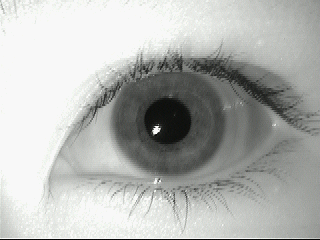
#> input picture Datasets/MMU-Iris-Database/1/left/aeval2.bmp, 320 x 240 px, given as the content of the folder :/College/BE project/Dataset/Iris final dataset - Copy/001/2, which was not available
$ jupyter execute --allow-errors 'Iris final.ipynb'
#> lines starting #> are read from the running program, lines starting #| are printed output that depends on the picture; after the words box and inside, x2 and y2 are one past the last pixel; in counts of white or black regions, pixels touching at a corner belong together; pictures that were not available may be replaced by others from this repository, and a replacement may not be noted
[cell 1]
# coding: utf-8

import cv2
import numpy as np
import glob
import math
from scipy.spatial import distance
from sklearn.discriminant_analysis import LinearDiscriminantAnalysis as LDA
import matplotlib.pyplot as plt
import pandas as pd
from sklearn import metrics

def IrisLocalization(images):
    #convert image to a color image
    target = [cv2.cvtColor(img, cv2.COLOR_BGR2GRAY) for img in images]
    boundary=[] #initialize empty list that will eventually contain all the images with boundaries
    centers=[] #initialize empty list that will contain the centers of the boundary circles
    for img in target:

        draw_img=img

        # remove noise by blurring the image
        blur = cv2.bilateralFilter(img, 9,75,75)
        img=blur

        #estimate the center of pupil
        horizontalProjection = np.mean(img,0);
        verticalProjection = np.mean(img,1);
        center_x=horizontalProjection.argmin()
        center_y=verticalProjection.argmin()

        #recalculate of pupil by concentrating on a 120X120 area
        centrecrop_x = img[center_x-60:center_x+60]
        centrecrop_y = img[center_y-60:center_y+60]
        horizontalProjection = np.mean(centrecrop_y,0);
        verticalProjection = np.mean(centrecrop_x,0);
        crop_center_x=horizontalProjection.argmin()
        crop_center_y=verticalProjection.argmin()

        cimg=img.copy()
        cv2.circle(cimg,(crop_center_x,crop_center_y),1,(255,0,0),2)

        #apply Canny edge detector on the masked image
        maskimage = cv2.inRange(img, 0, 70)
        output = cv2.bitwise_and(img, maskimage)
        edged = cv2.Canny(output, 100, 220)

        # Apply Hough transform to find potential boundaries of pupil
        circles = cv2.HoughCircles(edged, cv2.HOUGH_GRADIENT, 10, 100)

        #define the center of the pupil
        a = (crop_center_x,crop_center_y)

        out = img.copy()
        min_dst=math.inf
        for i in circles[0]:
            #find the circle whose center is closest to the approx center found above
            b=(i[0],i[1])
            dst = distance.euclidean(a, b)
            if dst<min_dst:
                min_dst=dst
                k=i

        #draw the inner boundary
        cv2.circle(draw_img,  (int(k[0]), int(k[1])), int(k[2]), (255, 0, 0), 3)

        pupil=circles[0][0]
        radius_pupil = int(k[2])

        #draw the outer boundary, which is approximately found to be at a distance 53 from the inner boundary
        cv2.circle(draw_img,  (int(k[0]), int(k[1])), int(radius_pupil+53), (255, 0, 0), 3)
        boundary.append(draw_img)
        centers.append([k[0],k[1],k[2]])
    return boundary,centers

[cell 2]
# coding: utf-8
import cv2
import numpy as np
import glob
import math
from scipy.spatial import distance
from sklearn.discriminant_analysis import LinearDiscriminantAnalysis as LDA
import matplotlib.pyplot as plt
import pandas as pd
from sklearn import metrics

def IrisNormalization(boundary,centers):
    target = [img for img in boundary]
    normalized=[]
    cent=0
    for img in target:
        #load pupil centers and radius of inner circles
        center_x = centers[cent][0]
        center_y = centers[cent][1]
        radius_pupil=int(centers[cent][2])

        iris_radius = 53 # width of space between inner and outer boundary

        #define equally spaced interval to iterate over
        nsamples = 360
        samples = np.linspace(0,2*np.pi, nsamples)[:-1]
        polar = np.zeros((iris_radius, nsamples))
        for r in range(iris_radius):
            for theta in samples:
                #get x and y for values on inner boundary
                x = (r+radius_pupil)*np.cos(theta)+center_x
                y = (r+radius_pupil)*np.sin(theta)+center_y
                x=int(x)
                y=int(y)
                try:
                #convert coordinates
                    polar[r][int((theta*nsamples)/(2*np.pi))] = img[y][x]
                except IndexError: #ignores values which lie out of bounds
                    pass
                continue
        res = cv2.resize(polar,(512,64))
        normalized.append(res)
        cent+=1
    return normalized #returns a list of 64x512 normalized images

[cell 3]
# coding: utf-8

import cv2
import numpy as np
import glob
import math
from scipy.spatial import distance
from sklearn.discriminant_analysis import LinearDiscriminantAnalysis as LDA
import matplotlib.pyplot as plt
import pandas as pd
from sklearn import metrics

#Equalizes the histogram of the image
def ImageEnhancement(normalized):
    enhanced=[]
    for res in normalized:
        res = res.astype(np.uint8)
        im=cv2.equalizeHist(res)
        enhanced.append(im)
    return enhanced

[cell 4]
import cv2
import numpy as np
import glob
import math
import scipy
from scipy.spatial import distance
from scipy import signal
from sklearn.discriminant_analysis import LinearDiscriminantAnalysis as LDA
import matplotlib.pyplot as plt
import pandas as pd
from sklearn import metrics


#modulating function as defined in paper
def m(x ,y, f):
    val = np.cos(2*np.pi*f*math.sqrt(x **2 + y**2))
    return val
#spatial filter as defined in paper
def gabor(x, y, dx, dy, f):
    gb = (1/(2*math.pi*dx*dy))*np.exp(-0.5*(x**2 / dx**2 + y**2 / dy**2)) * m(x, y, f)
    return gb

#function to calculate spatial filter over 8x8 blocks
def spatial(f,dx,dy):
    sfilter=np.zeros((8,8))
    for i in range(8):
        for j in range(8):
            sfilter[i,j]=gabor((-4+j),(-4+i),dx,dy,f)
    return sfilter

def get_vec(convolvedtrain1,convolvedtrain2):
    feature_vec=[]
    for i in range(6):
            for j in range(64):
                #Run 8 by 8 filtered block iteratively over the entire image
                start_height = i*8
                end_height = start_height+8
                start_wid = j*8
                end_wid = start_wid+8
                grid1 = convolvedtrain1[start_height:end_height, start_wid:end_wid]
                grid2 = convolvedtrain2[start_height:end_height, start_wid:end_wid]

                # Channel 1
                absolute = np.absolute(grid1)
                # mean
                mean = np.mean(absolute)
                feature_vec.append(mean)
                #deviation
                std = np.mean(np.absolute(absolute-mean))
                feature_vec.append(std)

                # Channel 2
                absolute = np.absolute(grid2)
                # mean
                mean = np.mean(absolute)
                feature_vec.append(mean)
                #deviation
                std = np.mean(np.absolute(absolute-mean))
                feature_vec.append(std)

    return feature_vec

def FeatureExtraction(enhanced):
    con1=[]
    con2=[]
    #get spatial filters
    filter1=spatial(0.67,3,1.5)
    filter2=spatial(0.67,4,1.5)

    feature_vector=[]

    for i in range(len(enhanced)):
        img=enhanced[i]
        #define a 48x512 region over which the filters are applied
        img_roi=img[:48,:]

        filtered1=scipy.signal.convolve2d(img_roi,filter1,mode='same')
        filtered2=scipy.signal.convolve2d(img_roi,filter2,mode='same')

        con1.append(filtered1)
        con2.append(filtered2)
        fv=get_vec(filtered1,filtered2)
        feature_vector.append(fv)
    return feature_vector #each feature vector has a dimension of 1536

[cell 5]
from math import *
from decimal import Decimal
from scipy.spatial import distance

def nth_root(value, n_root):

    root_value = 1/float(n_root)
    return round (Decimal(value) ** Decimal(root_value),3)
def square_rooted(x):

    return round(sqrt(sum([a*a for a in x])),3)

def IrisMatching(feature_vector_train,feature_vector_test):
    eu_dist=[]
    mh_dist=[]
    mk_dist=[]
    cos_dist=[]
    can_dist=[]
    for test in feature_vector_test:
        y=test
        for train in feature_vector_train:
            x=train
            #print(len(x))
            eu_dist.append(sqrt(sum(pow(a-b,2) for a, b in zip(x, y))))
            mh_dist.append(sum(abs(a-b) for a,b in zip(x,y)))
            mk_dist.append(nth_root(sum(pow(abs(a-b),3) for a,b in zip(x, y)),3))
            numerator = sum(a*b for a,b in zip(x,y))
            denominator = square_rooted(x)*square_rooted(y)
            cos_dist.append(round(numerator/float(denominator),3))
            can_dist.append(distance.canberra(x,y))
    return eu_dist,mh_dist,mk_dist,cos_dist,can_dist

[cell 6]
def PerformanceEvaluation(means,threshold):
    print(t)
    arr=[]
    for i in range(9):
        l=[]
        for j in range(9):
            if means[i][j] >= t:
                l.append(1)
            else:
                l.append(0)
        arr.append(l)
    print(arr)

    c,crr_cosine,wrong_rej=0,0,0
    for a in arr:
        c+=a.count(1)
    #print("c= ",c)
    crr_cosine=9/c

    fmr=(c-9)/c

    for i in range(9):
        for j in range(9):
            if i==j and arr[i][j]==0:
                wrong_rej+=1

    fnmr=wrong_rej/(81-c)

    #print(arr)
    return crr_cosine*100,fmr,fnmr

[cell 7]
# coding: utf-8

import cv2
import numpy as np
import glob
import math
import scipy
from scipy.spatial import distance
from statistics import mean
from scipy import signal
from sklearn.discriminant_analysis import LinearDiscriminantAnalysis as LDA
import matplotlib.pyplot as plt
import pandas as pd
from sklearn import metrics
import warnings
warnings.filterwarnings("ignore")

'''TRAINING
#reading the training images from the CASIA dataset
#find cust id fir pass ./custid/1/*.bmp
images_train = [cv2.imread(file) for file in sorted(glob.glob('D:/College/BE project/Dataset/Iris final dataset/007/1/*.bmp'))]

#running Localization, Normalization,Enhancement and Feature Extraction on all the training images
boundary_train,centers_train=IrisLocalization(images_train)
normalized_train=IrisNormalization(boundary_train,centers_train)
enhanced_train=ImageEnhancement(normalized_train)
feature_vector_train=FeatureExtraction(enhanced_train)
print("Training data processed.")


#TESTING
#reading the testing images from the CASIA dataset
#take path from user(atm se)  ./custid/2custid_2_2.bmp
images_test = [cv2.imread(file) for file in sorted(glob.glob('D:/College/BE project/Dataset/Iris final dataset/001/2/001_2_3.bmp'))]
#running Localization, Normalization,Enhancement and Feature Extraction on all the testing images
boundary_test,centers_test=IrisLocalization(images_test)
normalized_test=IrisNormalization(boundary_test,centers_test)
enhanced_test=ImageEnhancement(normalized_test)
feature_vector_test=FeatureExtraction(enhanced_test)
print("Testing data processed.")

eu_dist,mh_dist,mk_dist,cos_dist,can_dist=IrisMatching(feature_vector_train,feature_vector_test)
print(cos_dist)
print("mean - ",mean(cos_dist))
if mean(cos_dist) >= 0.965:
    print("Fingerprint matched")
else:
    print("Fingerprint does't match")


if mean(cos_dist) >= 0.968:
            l.append("1 ")
        else:
            l.append("0 ")
'''
means=[]
#> (the rest of this cell did not finish here and is left out)

        normalized_train=IrisNormalization(boundary_train,centers_train)
        enhanced_train=ImageEnhancement(normalized_train)
        feature_vector_train=FeatureExtraction(enhanced_train)
#> `images_test = [cv2.imread(file) for file in sorted(glob.glob(path+no1+..`: images_test = 1 item
        #print("Training data processed.")

        images_test = [cv2.imread(file) for file in sorted(glob.glob(path+no1+p2))]
        #running Localization, Normalization,Enhancement and Feature Extraction on all the testing images
        boundary_test,centers_test=IrisLocalization(images_test)
#> the loop in IrisLocalization (call 2), `for img in target: ` made 1 pass
#> (center_x, center_y, crop_center_x, crop_center_y, pupil, radius_pupil) on pass 1: (174, 239, 319, 174, [215, 165, 90], 90)
#> pass 1, in IrisLocalization (call 2), `blur = cv2.bilateralFilter(img, 9,75,75)`:
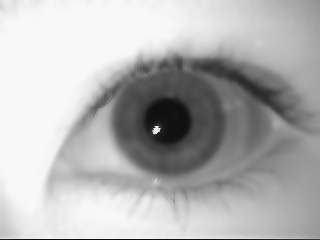
#> blur: shape (240, 320); min 10, max 248, mean 180.4
#> pass 1, in IrisLocalization (call 2), `centrecrop_x = img[center_x-60:center_x+60]`:
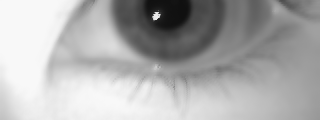
#> centrecrop_x: shape (120, 320); min 16, max 248, mean 173.6
#> pass 1, in IrisLocalization (call 2), `centrecrop_y = img[center_y-60:center_y+60]`:
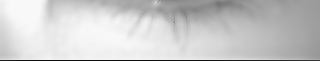
#> centrecrop_y: shape (61, 320); min 10, max 248, mean 202.2
#> after the loop in IrisLocalization (call 2), `for img in target:`:
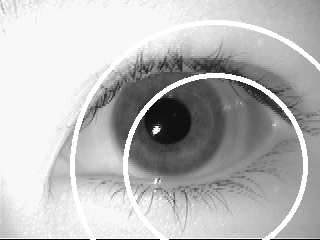
#> draw_img: shape (240, 320); min 2, max 255, mean 185.2
#> after the loop in IrisLocalization (call 2), `for img in target:`:
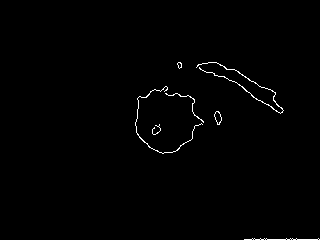
#> edged: shape (240, 320); 0.8% white in thin lines or dots, all inside (x1, y1, x2, y2) = (135, 62, 320, 240)
#> after the loop in IrisLocalization (call 2), `for img in target:`:
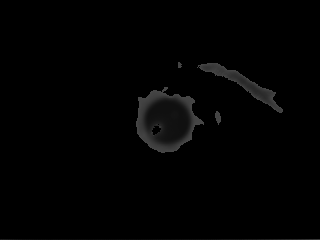
#> output: shape (240, 320); min 0, max 70, mean 2.3
#> after the loop in IrisLocalization (call 2), `for img in target:`: centers = [[215, 165, 90]]; k = [215, 165, 90]
#> `boundary_test,centers_test=IrisLocalization(images_test)`: boundary_test = 1 item; centers_test = [[215, 165, 90]]
        normalized_test=IrisNormalization(boundary_test,centers_test)
#> in IrisNormalization (call 2), `target = [img for img in boundary]`: target = 1 item
#> the loop in IrisNormalization (call 2), `for img in target:` made 1 pass
#> (center_x, center_y, radius_pupil, iris_radius, nsamples, cent) on pass 1: (215, 165, 90, 53, 360, 1)
#> pass 1, in IrisNormalization (call 2), `res = cv2.resize(polar,(512,64))`:
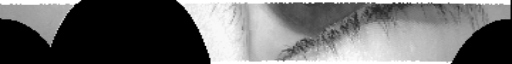
#> res: shape (64, 512) float64; min 0, max 255, mean 106.2
#> after the loop in IrisNormalization (call 2), `for img in target:`:
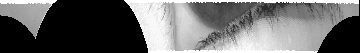
#> polar: shape (53, 360) float64; min 0, max 255, mean 106.3
#> after the loop in IrisNormalization (call 2), `for img in target:`: cent = 1; normalized = 1 item
        enhanced_test=ImageEnhancement(normalized_test)
#> the loop in ImageEnhancement (call 2), `for res in normalized:` made 1 pass
#> pass 1, in ImageEnhancement (call 2), `im=cv2.equalizeHist(res)`:
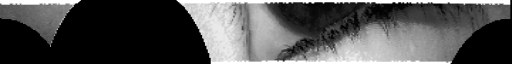
#> im: shape (64, 512); min 0, max 255, mean 80.2
        feature_vector_test=FeatureExtraction(enhanced_test)
#> the loop in FeatureExtraction (call 2), `for i in range(len(enhanced)):` made 1 pass
#> pass 1, in FeatureExtraction (call 2), `filtered1=scipy.signal.convolve2d(img_roi,filter1,mode='same')`:
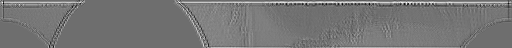
#> filtered1: shape (48, 512) float64; min -8.51, max 11.14, mean 0.612; drawn with min black and max white
        #print("Testing data processed.")

        eu_dist,mh_dist,mk_dist,cos_dist,can_dist=IrisMatching(feature_vector_train,feature_vector_test)
#> the loop in IrisMatching, `for test in feature_vector_test:` made 1 pass
#> after the loop in IrisMatching, `for test in feature_vector_test:`: can_dist = []
        #print(cos_dist)
        #print("mean - ",mean(cos_dist))
        l.append(mean(cos_dist))

    means.append(l)
#print(means)
threshold=[0.965,0.968,0.969,0.97]
crr_cosine_all,fmr_all,fnmr_all=[],[],[]
for t in threshold:
    crr_cosine,fmr,fnmr=PerformanceEvaluation(means,t)
    crr_cosine_all.append(crr_cosine)
    fmr_all.append(fmr)
    fnmr_all.append(fnmr)
print("Performance evaluation")
dict1={'Threshold':threshold,'CRR cosine':crr_cosine_all,'FMR':fmr_all,'FNMR':fnmr_all}
roc_table=pd.DataFrame(dict1)
print("ROC Measures : \n")
print(roc_table.iloc[0],"\n")
print(roc_table.iloc[1],"\n")
print(roc_table.iloc[2],"\n")
print(roc_table.iloc[3])

#Plotting the ROC Curve
plt.plot(fnmr_all,fmr_all)
plt.title('ROC Curve')
plt.ylabel('False Non-Match Rate')
plt.xlabel('False Match Rate')
plt.show()
